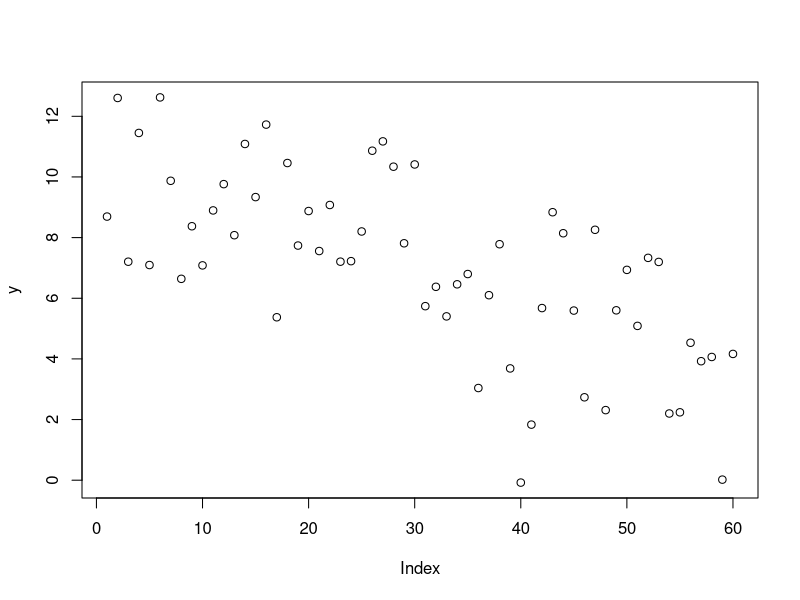
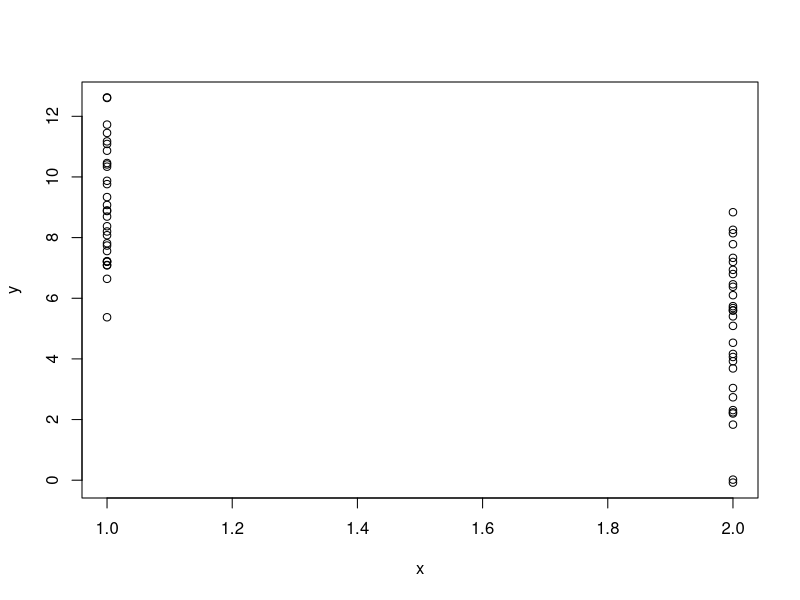
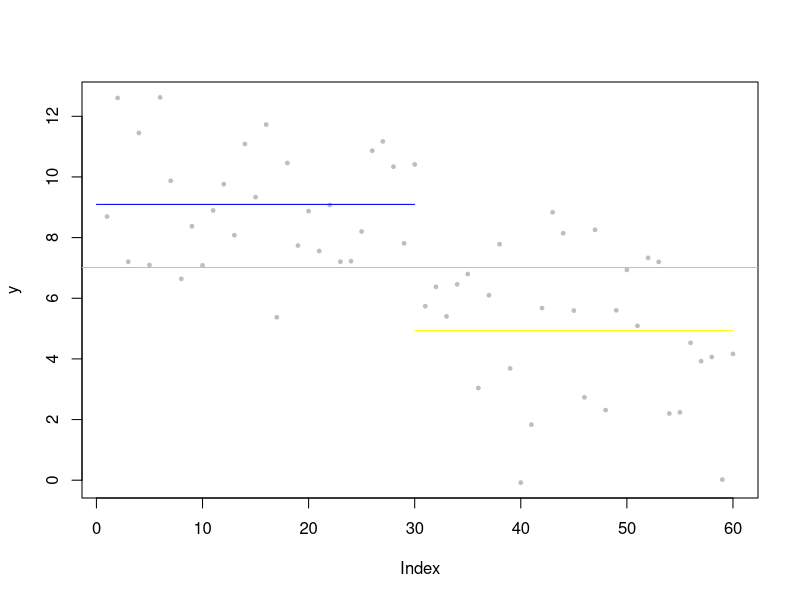
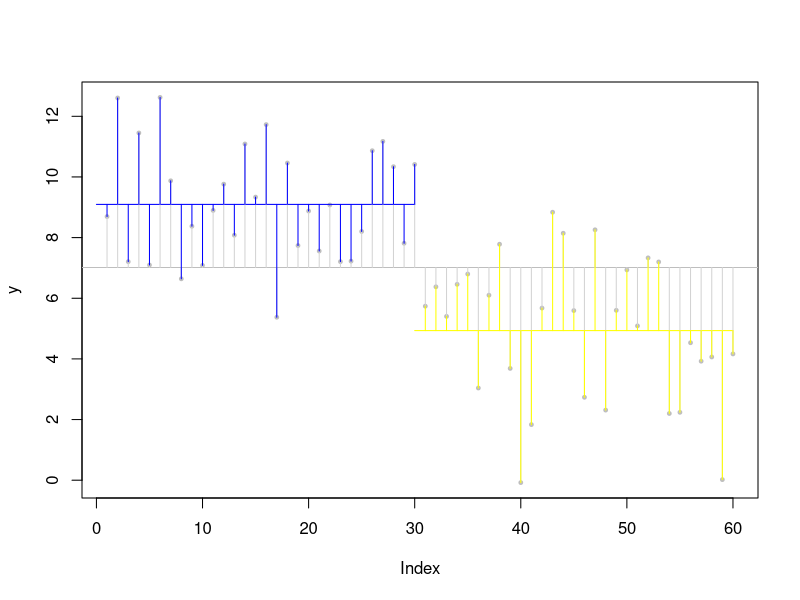
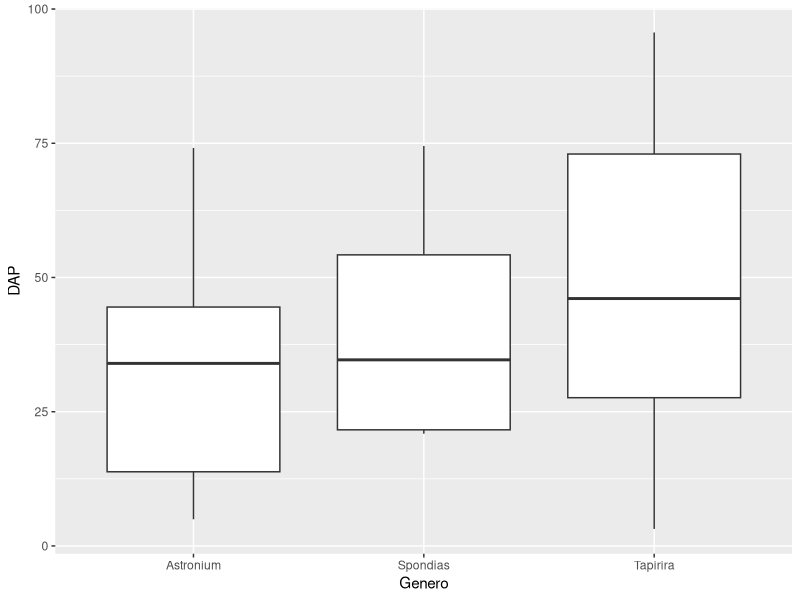

The R source for these figures, in order:
## ---- chunk 1
g1 <- rnorm(30, mean=10, sd=2) # 30 observaciones (replicas) en donde el crecimiento en promedio es 10, el doble de lo normal

g2 <- rnorm(30, mean=5, sd=2) # 30 observaciones (replicas) en donde el crecimiento en promedio es 5, en ambos grupos la variación en el crecimiento de cada grupo es el mismo, con sd=2

y <- c(g1, g2) # Los concatenamos en un mismo vector

x <- rep(c(1, 2), each = 30) # Creamos la variable de nuestros grupos o variable independiente, el 1 corresponde a las plantulas de g1 y el 2 a los de g2

plot(y)

plot(x, y) # En este punto parecen haber diferencia entre el crecimiento del grupo 1 y 2
## ---- chunk 2
tot.mean <- mean(y) # Obtenemos el promedio de todas la observaciones

# en la grafica: 
plot(y, pch=19, col="grey", cex=0.5) 
abline(tot.mean, 0, col="grey") 
?abline
# a = intercepto, b = pendiente, para una línea horizontal la pendiente (slope) = 0

g1.mean <- mean(g1)
g2.mean <- mean(g2) 
lines(c(0, 30), c(g1.mean, g1.mean) , col = "blue") # media del grupo 1
lines(c(30, 60), c(g2.mean, g2.mean) , col = "yellow") # media del grupo 2
## ---- chunk 3
SST <- sum((y - tot.mean) ^2) #Hallamos el SST sumando la resta entre la media de todos los datos con cada observación elevada al cuadrado
## ---- chunk 4
SSE.g1 <- sum((g1 - g1.mean) ^2) # Realizamos el mismo paso para calcular el SST pero con el subconjunto de datos de cada grupo

SSE.g2 <- sum((g2 - g2.mean) ^2)

SSE <- SSE.g1 + SSE.g2 #Sumamos los SSE de cada grupo
## ---- chunk 5
SSA <- SST - SSE 
## ---- chunk 6
plot(y, pch=19, col="grey", cex=0.5) 
abline(tot.mean, 0, col="grey")
lines(c(0, 30), c(g1.mean, g1.mean) , col = "blue") # media del grupo 1
lines(c(30, 60), c(g2.mean, g2.mean) , col = "yellow") # media del grupo 2

segments(1:60, tot.mean, 1:60, y, col="lightgrey")
segments(1:30, g1.mean, 1:30, g1, col="blue")
segments(31:60, g2.mean, 31:60, g2, col="yellow")
## ---- chunk 7
MSA <- SSA/1 #siendo k igual al número de grupos, que en nuestro caso es 2
## ---- chunk 8
MSE <- SSE/58 #en este caso, n es igual a 30 o número de observaciones por grupo
## ---- chunk 9
Fval <- MSA/MSE 
Fval 
## ---- chunk 10
sig <- 1-pf(Fval, 1, 58)
sig
## ---- chunk 11
R2 = 1 - (SSE/SST)
R2 # es la varianza que puede ser explicada por las diferencias en las medias
## ---- chunk 12
aov(y ~ x)
## ---- chunk 13
summary(aov(y ~ x)) 
## ---- chunk 14
summary(lm(y ~ x))
## ---- chunk 15
library(tidyverse)
## ---- chunk 16
dat <- read_csv("Species_Coltree.csv")
## ---- chunk 17
familia <- dat %>% 
  filter(N_Familia == "ANACARDIACEAE")
## ---- chunk 18
familia %>% 
  ggplot(aes(x = Genero, y = DAP)) +
  geom_boxplot()
## ---- chunk 19
anova <- aov(familia$DAP ~ familia$Genero)

summary(anova)
## ---- chunk 20
TukeyHSD(anova)
